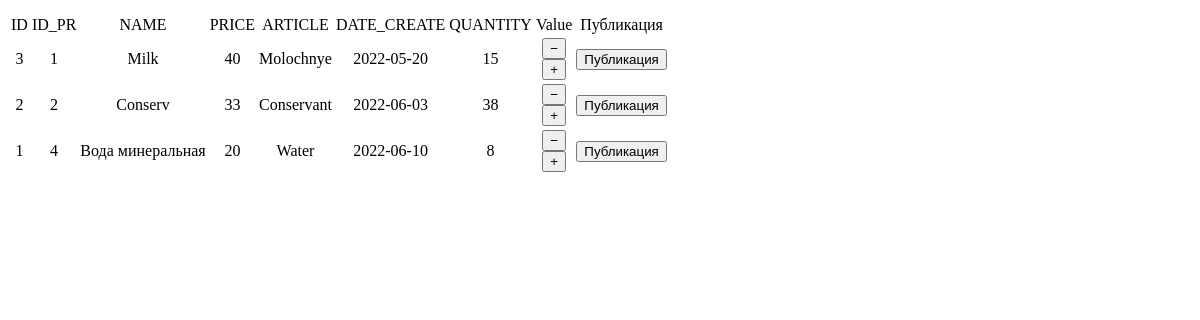
The page / on the database its author committed.
### tables this page shows
CREATE TABLE `products` (
  `id` int NOT NULL,
  `PRODUCT_ID` int NOT NULL,
  `PRODUCT_NAME` varchar(255) NOT NULL,
  `PRODUCT_PRICE` int NOT NULL,
  `PRODUCT_ARTICLE` varchar(255) NOT NULL,
  `PRODUCT_QUANTITY` int NOT NULL,
  `DATE_CREATE` int NOT NULL,
  `pub` int NOT NULL
);

### CProducts.php (called while the page is built, shortened)
<?php
class CProducts
{
    public static function Products($conn, $amount)
    {
        $Product = $conn->query("SELECT * FROM `Products` WHERE `id`>0 LIMIT $amount") or die(" Error: " . $conn->errorInfo());
        return $Product->fetchAll();
    }
    public static function ProductsActual($Pr_act)
    {
        function myCmp($a, $b)
        {
            return $a["DATE_CREATE"] > $b["DATE_CREATE"] ? 1 : -1;
        }
        usort($Pr_act, "myCmp");
        return $Products_d = $Pr_act;
    }
}

### index.php (the view, shortened to what this page needs)
<?php
require "CProducts.php";
$amount = 3;
?>
<!DOCTYPE html>
<html lang="en">
<head>
    <link type="text/css" rel="stylesheet" href="css/demo.css">
    <link rel="stylesheet" href="css/style.css">
</head>
<body>
<?
echo "<tbody>";
echo "<table><tr><td align='center'>ID</td><td align='center'>ID_PR</td><td align='center'>NAME</td><td align='center'>PRICE</td><td align='center'>ARTICLE</td><td align='center'>DATE_CREATE</td><td align='center'>QUANTITY</td><td align='center'>Value</td><td align='center'>Публикация</td></tr>";
?>
<pre><?
    $Products_q = CProducts::Products($conn, $amount);
    $Products_d = CProducts::ProductsActual($Products_q);
    foreach ($Products_d as $row => $arr) {
        if ($arr["pub"] == 1) {
            echo "<tr><td align='center'>" . $arr["id"]
                . "</td><td align='center'>" . $arr["PRODUCT_ID"]
                . "</td><td align='center'>" . $arr["PRODUCT_NAME"]
                . "</td><td align='center'>" . $arr["PRODUCT_PRICE"]
                . "</td><td align='center'>" . $arr["PRODUCT_ARTICLE"]
                . "</td><td align='center'>" . date("Y-m-d", $arr["DATE_CREATE"])
                . "</td>" . "<td align='center'>" . $arr["PRODUCT_QUANTITY"] . "</td>"
            ?>
            <td align='center'>
                    <form method='post' action='quanty_minus.php'>
                    <div class='counter'><button class='counter__minus'>−</button></div>
                    </form>
                    <form method='post' action='quanty_plus.php'>
                    <button class='counter__plus'> + </button>
                    </form>
                    </td>
            <td align='center'>
            <form method='post' action='hidden.php'>
                    <div class='counter'><button class='counter__minus'>Публикация</button></div> </form>
            <?
        }
    }
    echo "</tbody>";
    ?>
</body>
</html>

### rows shown on the page
products: id "3", PRODUCT_ID "1", PRODUCT_NAME "Milk", PRODUCT_PRICE "40", PRODUCT_ARTICLE "Molochnye", DATE_CREATE "2022-05-20", PRODUCT_QUANTITY "15"
products: id "2", PRODUCT_ID "2", PRODUCT_NAME "Conserv", PRODUCT_PRICE "33", PRODUCT_ARTICLE "Conservant", DATE_CREATE "2022-06-03", PRODUCT_QUANTITY "38"
products: id "1", PRODUCT_ID "4", PRODUCT_NAME "Вода минеральная", PRODUCT_PRICE "20", PRODUCT_ARTICLE "Water", DATE_CREATE "2022-06-10", PRODUCT_QUANTITY "8"
